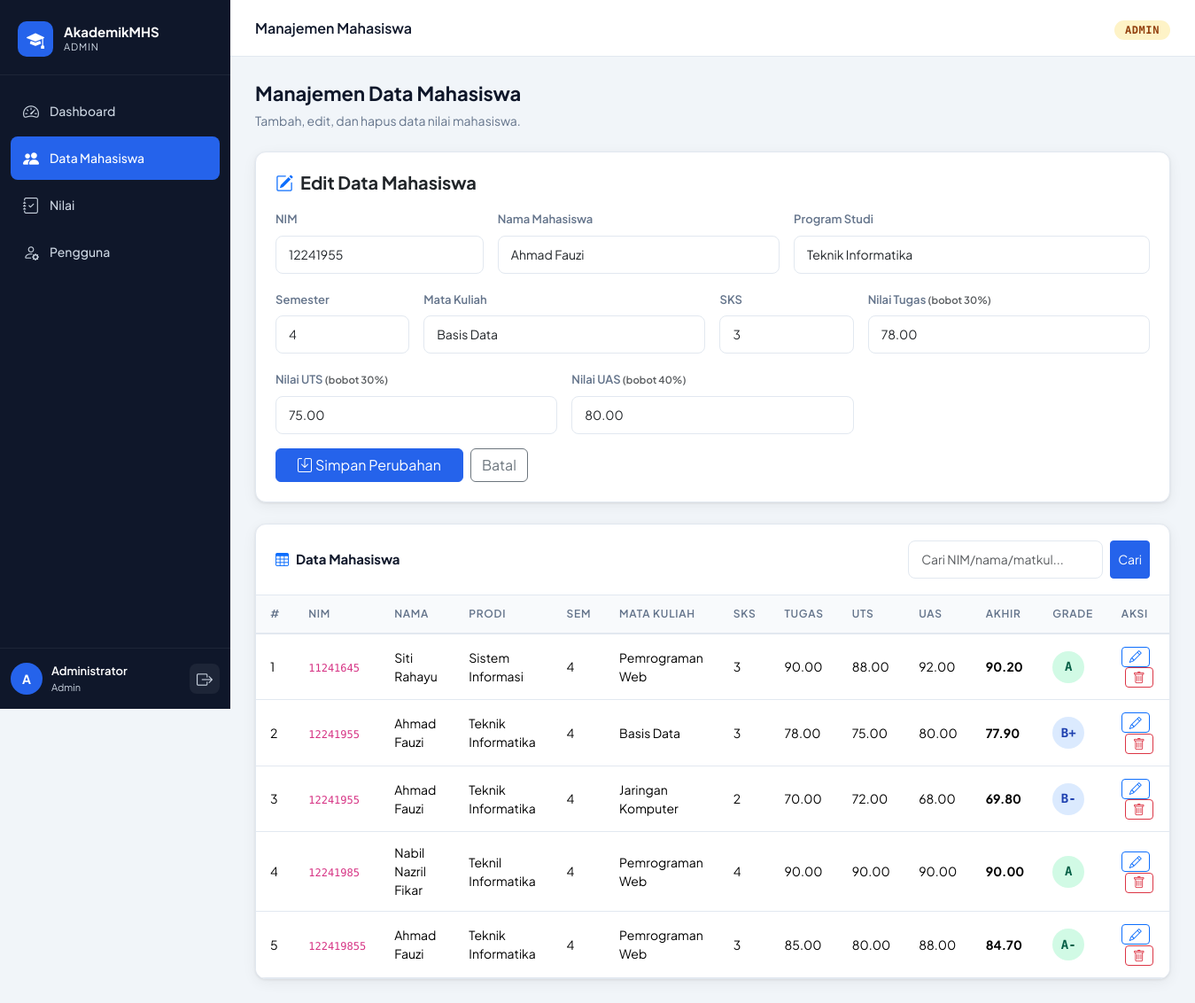
Screenshot of /pages/admin/mahasiswa.php?edit=2 (signed in) with the database file from the repository.
### tables this page shows
CREATE TABLE `mahasiswa` (
  `id` int(11) NOT NULL,
  `nim` varchar(20) NOT NULL,
  `nama` varchar(100) NOT NULL,
  `program_studi` varchar(60) NOT NULL,
  `semester` tinyint(4) NOT NULL DEFAULT 1,
  `mata_kuliah` varchar(80) NOT NULL,
  `sks` tinyint(4) NOT NULL DEFAULT 3,
  `nilai_tugas` decimal(5,2) DEFAULT 0.00,
  `nilai_uts` decimal(5,2) DEFAULT 0.00,
  `nilai_uas` decimal(5,2) DEFAULT 0.00,
  `nilai_akhir` decimal(5,2) DEFAULT 0.00,
  `huruf` char(2) DEFAULT '-',
  `bobot` decimal(3,2) DEFAULT 0.00,
  `created_at` timestamp NOT NULL DEFAULT current_timestamp(),
  `updated_at` timestamp NOT NULL DEFAULT current_timestamp() ON UPDATE current_timestamp()
);

### pages/admin/mahasiswa.php (the view, shortened to what this page needs)
<?php
require_once '../../includes/config.php';
$editData = null;
if (isset($_GET['edit'])) {
    $editId = (int)$_GET['edit'];
    $res = $conn->query("SELECT * FROM mahasiswa WHERE id = $editId");
    $editData = $res->fetch_assoc();
}
$search = trim($_GET['search'] ?? '');
$searchSql = '';
$rows = $conn->query("SELECT * FROM mahasiswa $searchSql ORDER BY nim, mata_kuliah");
require_once '../../includes/header.php';
function gradeClass($h) {
    $h = substr(trim($h), 0, 1);
    return 'grade-' . ($h ?: 'E');
}
?>
<div class="page-heading">
    <h1>Manajemen Data Mahasiswa</h1>
    <p>Tambah, edit, dan hapus data nilai mahasiswa.</p>
</div>
<div class="card mb-4">
    <div class="card-body">
        <h5 class="fw-bold mb-3"><i class="bi bi-<?= $editData ? 'pencil-square' : 'plus-circle' ?> me-2 text-primary"></i><?= $editData ? 'Edit Data' : 'Tambah Data' ?> Mahasiswa</h5>
        <form method="POST">
            <div class="row g-3">
                <div class="col-md-3">
                    <label class="form-label">NIM</label>
                    <input type="text" name="nim" class="form-control" required value="<?= htmlspecialchars($editData['nim'] ?? '') ?>">
                </div>
                <div class="col-md-4">
                    <label class="form-label">Nama Mahasiswa</label>
                    <input type="text" name="nama" class="form-control" required value="<?= htmlspecialchars($editData['nama'] ?? '') ?>">
                </div>
                <div class="col-md-5">
                    <label class="form-label">Program Studi</label>
                    <input type="text" name="program_studi" class="form-control" required value="<?= htmlspecialchars($editData['program_studi'] ?? '') ?>">
                </div>
                <div class="col-md-2">
                    <label class="form-label">Semester</label>
                    <input type="number" name="semester" class="form-control" min="1" max="14" required value="<?= $editData['semester'] ?? 1 ?>">
                </div>
                <div class="col-md-4">
                    <label class="form-label">Mata Kuliah</label>
                    <input type="text" name="mata_kuliah" class="form-control" required value="<?= htmlspecialchars($editData['mata_kuliah'] ?? '') ?>">
                </div>
                <div class="col-md-2">
                    <label class="form-label">SKS</label>
                    <input type="number" name="sks" class="form-control" min="1" max="6" required value="<?= $editData['sks'] ?? 3 ?>">
                </div>
                <div class="col-md-4">
                    <label class="form-label">Nilai Tugas <small class="text-muted">(bobot 30%)</small></label>
                    <input type="number" step="0.01" min="0" max="100" name="nilai_tugas" class="form-control" value="<?= $editData['nilai_tugas'] ?? 0 ?>">
                </div>
                <div class="col-md-4">
                    <label class="form-label">Nilai UTS <small class="text-muted">(bobot 30%)</small></label>
                    <input type="number" step="0.01" min="0" max="100" name="nilai_uts" class="form-control" value="<?= $editData['nilai_uts'] ?? 0 ?>">
                </div>
                <div class="col-md-4">
                    <label class="form-label">Nilai UAS <small class="text-muted">(bobot 40%)</small></label>
                    <input type="number" step="0.01" min="0" max="100" name="nilai_uas" class="form-control" value="<?= $editData['nilai_uas'] ?? 0 ?>">
                </div>
            </div>
            <div class="mt-3 d-flex gap-2">
                <button type="submit" class="btn btn-primary px-4">
                    <i class="bi bi-save me-1"></i><?= $editData ? 'Simpan Perubahan' : 'Tambah Data' ?>
                </button>
                <?php if ($editData): ?>
                <a href="mahasiswa.php" class="btn btn-outline-secondary">Batal</a>
                <?php endif; ?>
            </div>
        </form>
    </div>
</div>
<div class="table-card">
    <div class="table-card-header">
        <span class="table-card-title"><i class="bi bi-table me-2 text-primary"></i>Data Mahasiswa</span>
        <form method="GET" class="d-flex gap-2">
            <input type="text" name="search" class="form-control form-control-sm" placeholder="Cari NIM/nama/matkul..." value="<?= htmlspecialchars($search) ?>" style="width:220px">
            <button type="submit" class="btn btn-sm btn-primary">Cari</button>
        </form>
    </div>
    <div class="table-responsive">
        <table class="table">
            <thead>
                <tr>
                    <th>#</th><th>NIM</th><th>Nama</th><th>Prodi</th><th>Sem</th>
                    <th>Mata Kuliah</th><th>SKS</th><th>Tugas</th><th>UTS</th><th>UAS</th>
                    <th>Akhir</th><th>Grade</th><th>Aksi</th>
                </tr>
            </thead>
            <tbody>
                <?php $no=1; while ($row = $rows->fetch_assoc()): ?>
                <tr>
                    <td><?= $no++ ?></td>
                    <td><code style="font-family:'DM Mono',monospace;font-size:12px"><?= $row['nim'] ?></code></td>
                    <td><?= htmlspecialchars($row['nama']) ?></td>
                    <td><?= htmlspecialchars($row['program_studi']) ?></td>
                    <td><?= $row['semester'] ?></td>
                    <td><?= htmlspecialchars($row['mata_kuliah']) ?></td>
                    <td><?= $row['sks'] ?></td>
                    <td><?= $row['nilai_tugas'] ?></td>
                    <td><?= $row['nilai_uts'] ?></td>
                    <td><?= $row['nilai_uas'] ?></td>
                    <td><strong><?= $row['nilai_akhir'] ?></strong></td>
                    <td>
                        <span class="grade-badge <?= gradeClass($row['huruf']) ?>">
                            <?= $row['huruf'] ?>
                        </span>
                    </td>
                    <td>
                        <a href="mahasiswa.php?edit=<?= $row['id'] ?>" class="btn btn-xs btn-outline-primary btn-sm py-0 px-2" title="Edit">
                            <i class="bi bi-pencil"></i>
                        </a>
                        <a href="mahasiswa.php?delete=<?= $row['id'] ?>"
                            class="btn btn-xs btn-outline-danger btn-sm py-0 px-2 ms-1"
                            onclick="return confirm('Hapus data ini?')" title="Hapus">
                            <i class="bi bi-trash"></i>
                        </a>
                    </td>
                </tr>
                <?php endwhile; ?>
            </tbody>
        </table>
    </div>
</div>
<?php require_once '../../includes/footer.php'; ?>

### css/style.css (style rules this page uses)
:root { --primary: #2563EB; --primary-dark:#1D4ED8; --primary-light:#EFF6FF; --accent: #F59E0B; --success: #10B981; --danger: #EF4444; --warning: #F59E0B; --info: #06B6D4; --sidebar-w: 260px; --topbar-h: 64px; --bg: #F1F5F9; --card-bg: #FFFFFF; --sidebar-bg: #0F172A; --sidebar-text:#CBD5E1; --sidebar-active:#2563EB; --text-primary:#0F172A; --text-muted: #64748B; --border: #E2E8F0; --radius: 12px; --radius-sm: 8px; --shadow: 0 1px 3px rgba(0,0,0,.08), 0 4px 16px rgba(0,0,0,.06); --shadow-md: 0 4px 24px rgba(0,0,0,.12); --font-main: 'Plus Jakarta Sans', sans-serif; --font-mono: 'DM Mono', monospace; }
*, *::before, *::after { box-sizing: border-box; margin: 0; padding: 0; }
body { font-family: var(--font-main); background: var(--bg); color: var(--text-primary); display: flex; min-height: 100vh; overflow-x: hidden; }
.card { background: var(--card-bg); border: 1px solid var(--border); border-radius: var(--radius); box-shadow: var(--shadow); }
.card-body { padding: 22px; }
.table-card { background: var(--card-bg); border: 1px solid var(--border); border-radius: var(--radius); box-shadow: var(--shadow); overflow: hidden; }
.table-card-header { padding: 18px 22px; border-bottom: 1px solid var(--border); display: flex; align-items: center; justify-content: space-between; gap: 12px; flex-wrap: wrap; }
.table-card-title { font-size: 15px; font-weight: 700; }
.table { margin: 0; }
.table thead th { background: #F8FAFC; border-bottom: 2px solid var(--border); font-size: 12px; font-weight: 600; text-transform: uppercase; letter-spacing: .06em; color: var(--text-muted); padding: 12px 16px; white-space: nowrap; }
.table tbody td { padding: 13px 16px; border-color: var(--border); font-size: 14px; vertical-align: middle; }
.grade-badge { display: inline-flex; align-items: center; justify-content: center; width: 36px; height: 36px; border-radius: 50%; font-weight: 700; font-size: 14px; font-family: var(--font-mono); }
.grade-A { background: #D1FAE5; color: #065F46; }
.grade-B { background: #DBEAFE; color: #1E40AF; }
.btn-primary { background: var(--primary); border-color: var(--primary); }
.form-control, .form-select { border-color: var(--border); border-radius: var(--radius-sm); font-size: 14px; padding: 10px 14px; }
.form-label { font-size: 13px; font-weight: 600; color: var(--text-muted); }
.page-heading { margin-bottom: 24px; }
.page-heading h1 { font-size: 22px; font-weight: 700; }
.page-heading p { font-size: 14px; color: var(--text-muted); margin-top: 4px; }

### rows the page displays
mahasiswa: nim "12241955", nama "Ahmad Fauzi", program_studi "Teknik Informatika", semester "4", mata_kuliah "Basis Data", sks "3", nilai_tugas "78.00", nilai_uts "75.00", nilai_uas "80.00", nilai_akhir "77.90", huruf "B+"
mahasiswa: nim "11241645", nama "Siti Rahayu", program_studi "Sistem Informasi", semester "4", mata_kuliah "Pemrograman Web", sks "3", nilai_tugas "90.00", nilai_uts "88.00", nilai_uas "92.00", nilai_akhir "90.20", huruf "A"
mahasiswa: nim "12241955", nama "Ahmad Fauzi", program_studi "Teknik Informatika", semester "4", mata_kuliah "Jaringan Komputer", sks "2", nilai_tugas "70.00", nilai_uts "72.00", nilai_uas "68.00", nilai_akhir "69.80", huruf "B-"
mahasiswa: nim "12241985", nama "Nabil Nazril Fikar", program_studi "Teknil Informatika", semester "4", mata_kuliah "Pemrograman Web", sks "4", nilai_tugas "90.00", nilai_uts "90.00", nilai_uas "90.00", nilai_akhir "90.00", huruf "A"
mahasiswa: nim "122419855", nama "Ahmad Fauzi", program_studi "Teknik Informatika", semester "4", mata_kuliah "Pemrograman Web", sks "3", nilai_tugas "85.00", nilai_uts "80.00", nilai_uas "88.00", nilai_akhir "84.70", huruf "A-"

### other values shown
$role "ADMIN"
$link['label'] "Dashboard"
$link['label'] "Data Mahasiswa"
$link['label'] "Nilai"
$link['label'] "Pengguna"
substr($user['nama'] ?? 'U', 0, 1) "A"
$user['nama'] "Administrator"
$role "Admin"
PAGE_TITLE "Manajemen Mahasiswa"
